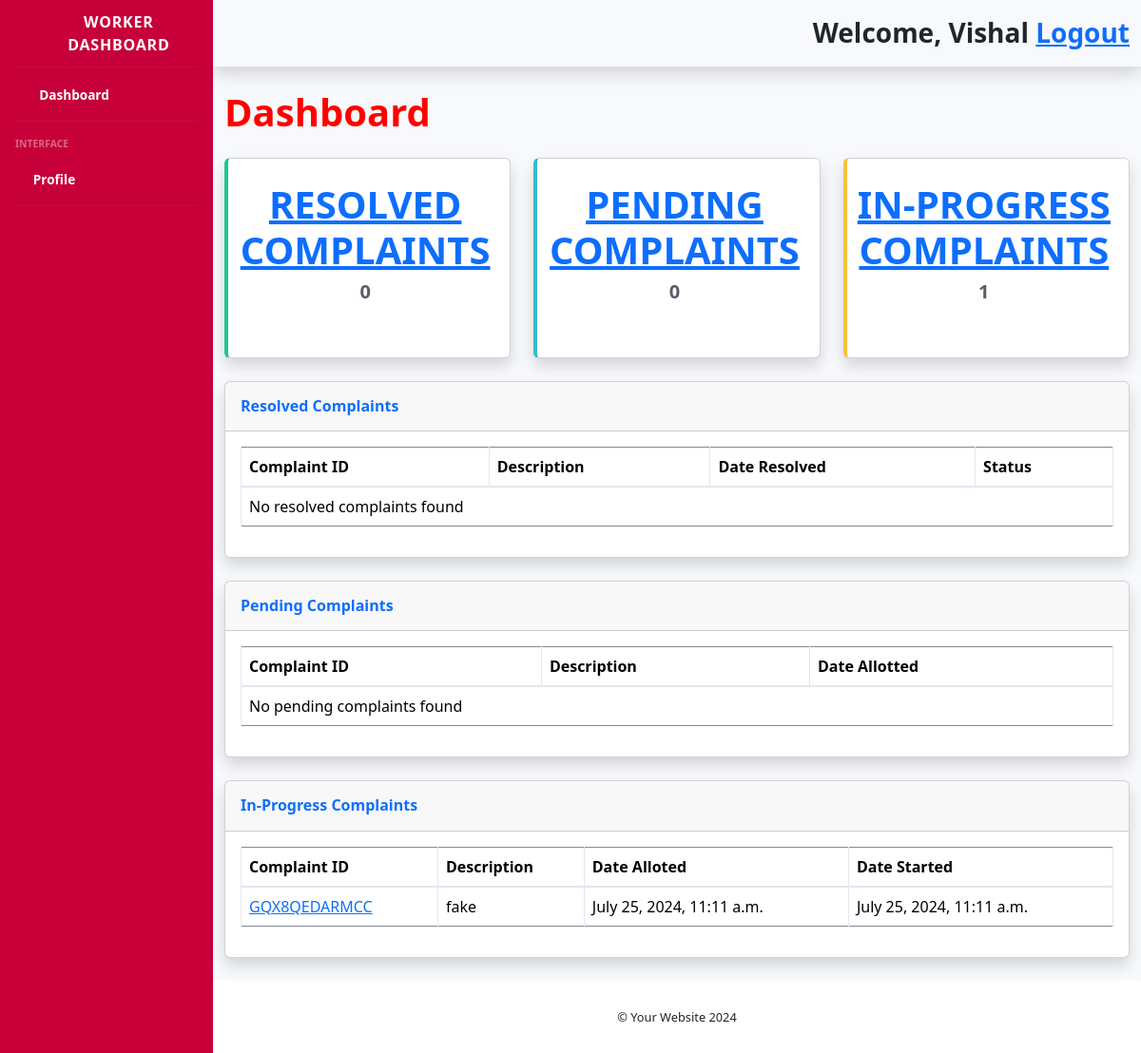
/worker_dashboard/ (signed in), run on the app's committed database.
### app1/models.py (models this page shows, shortened)
class Assign(models.Model):
    id = models.CharField(max_length=4, primary_key=True, unique=True, default=generate_id)
    name = models.CharField(max_length=20)
    email = models.EmailField(max_length=30, unique=True)
    dob = models.DateField(null=True, blank=True)
    department = models.ForeignKey('Department', on_delete=models.SET_NULL, null=True, blank=True)
    phone_number = models.CharField(max_length=13, unique=True)
    profile_picture = models.ImageField(upload_to='profile_pictures/', blank=True, null=True)
    user = models.OneToOneField(User, on_delete=models.CASCADE, related_name='assign', null=True, blank=True)
    class Meta:
        default_related_name = 'assign_users'

class Complaint(models.Model):
    STATUS_CHOICES = (
        ('Pending', 'Pending'),
        ('Accepted', 'Accepted'),
        ('Allotted', 'Allotted'),
        ('In Progress', 'In Progress'),
        ('Resolved', 'Resolved'),
        ('Rejected', 'Rejected')
    )
    RESOLUTION_CHOICES = (
        ('Normal', 'Normal (10-15 days)'),
        ('Immediate', 'Immediate (3-4 days)'),
    )
    id = models.CharField(max_length=16, primary_key=True)  # Define id field explicitly
    title = models.CharField(max_length=200)
    Email= models.EmailField(null=False, blank=False)
    Phone_number=PhoneNumberField(max_length=13,null=False, blank=False)
    description = models.TextField()
    department = models.ForeignKey(Department, on_delete=models.CASCADE)
    raised_by = models.CharField(max_length=100)
    raised_at = models.DateTimeField(auto_now_add=True)
    date_alloted = models.DateTimeField(null=True, blank=True)
    date_started = models.DateTimeField(null=True, blank=True)
    date_resolved = models.DateTimeField(null=True, blank=True)
    resolution_time = models.CharField(max_length=20, choices=RESOLUTION_CHOICES, default='Normal')
    status = models.CharField(max_length=20, choices=STATUS_CHOICES, default='Pending')
    assigned_to = models.ForeignKey('assign',on_delete=models.CASCADE, null=True, blank=True)
    image = models.FileField(upload_to='complaint_images/', null=False, blank=False, default=FileNotFoundError)

### app1/views.py (the view, shortened to what this page needs)
# urls.py: path('worker_dashboard/', views.worker_dashboard, name='worker_dashboard'),
@login_required(login_url='worker_login')
def worker_dashboard(request):
    if request.user.is_authenticated:
        try:
            current_assign = Assign.objects.get(user=request.user)
        except Assign.DoesNotExist:
            current_assign = None
        if current_assign:
            resolved_complaints = Complaint.objects.filter(assigned_to=current_assign, status='Resolved')
            pending_complaints = Complaint.objects.filter(assigned_to=current_assign, status='Allotted')
            in_progress_complaints = Complaint.objects.filter(assigned_to=current_assign, status='In Progress')
            resolved_count = resolved_complaints.count()
            pending_count = pending_complaints.count()
            in_progress_count = in_progress_complaints.count()
        context = {
            'assign': current_assign,
            'resolved_count': resolved_count,
            'pending_count': pending_count,
            'in_progress_count': in_progress_count,
            'resolved_complaints': resolved_complaints,
            'pending_complaints': pending_complaints,
            'in_progress_complaints': in_progress_complaints,
        }
        return render(request, 'worker_dashboard.html', context)
    else:
        return render(request, 'worker_login.html')

### app1/Templates/worker_dashboard.html (shortened to what this page needs)
{% load static %}
<!DOCTYPE html>
<html lang="en">
<head>
    <link href="{% static 'vendor/fontawesome-free/css/all.min.css' %}" rel="stylesheet">
    <link href="{% static 'css/sb-admin-2.min.css' %}" rel="stylesheet">
    <link href="https://cdn.jsdelivr.net/npm/bootstrap@5.3.3/dist/css/bootstrap.min.css" rel="stylesheet">
</head>
<body id="page-top">
    <div id="wrapper">
        <ul class="navbar-nav sidebar sidebar-dark accordion" id="accordionSidebar" style="background-color: #C70039;">
            <a class="sidebar-brand d-flex align-items-center justify-content-center" href="/worker/dashboard">
                <div class="sidebar-brand-icon rotate-n-15">
                    <i class="fas fa-laugh-wink"></i>
                </div>
                <div class="sidebar-brand-text mx-3">Worker Dashboard</div>
            </a>
            <hr class="sidebar-divider my-0">
            <li class="nav-item active">
                <a class="nav-link" href="/worker/dashboard">
                    <i class="fas fa-fw fa-tachometer-alt"></i>
                    <span>Dashboard</span>
                </a>
            </li>
            <hr class="sidebar-divider">
            <div class="sidebar-heading">Interface</div>
            <li class="nav-item active">
                <a class="nav-link" href="/worker_profile/">
                    <i class="fas fa-user"></i>
                    <span>Profile</span>
                </a>
            </li>
            <hr class="sidebar-divider">
        </ul>
        <div id="content-wrapper" class="d-flex flex-column">
            <div id="content">
                <nav class="navbar navbar-expand navbar-light topbar mb-4 static-top shadow">
                    <ul class="navbar-nav ml-auto">
                        <li class="nav-item">
                            <div class="container">
                                <div class="row">
                                    <div class="col">
                                        <div class="text-end">
                                            <h1 class="h3 mb-0 fw-bolder text-800 text-capitalize">Welcome, {{ assign.name }}
                                                {% if user.is_authenticated %}
                                                    <a href="{% url 'worker_logout' %}">Logout</a>
                                                {% endif %}
                                            </h1>
                                        </div>
                                    </div>
                                </div>
                            </div>
                        </li>
                    </ul>
                </nav>
                <div class="container-fluid">
                    <div class="d-sm-flex align-items-center justify-content-between mb-4" style="color: red;">
                        <h1 class="h1 mb-0 fw-bolder text-800 text-center">Dashboard</h1>
                    </div>
                    <div class="row">
                        <div class="col-xl-4 col-md-12 mb-lg-4">
                            <div class="card border-left-success shadow h-100 py-2">
                                <div class="card-body">
                                    <div class="row no-gutters align-items-center">
                                        <div class="col mr-2">
                                            <div class="h1 text-center font-weight-bold text-success text-uppercase mb-8">
                                                <a href="/worker_resolved_complaints">Resolved Complaints</a>
                                            </div>
                                            <div class="h5 mb-0 font-weight-bold text-center text-gray-800">{{ resolved_count }}</div>
                                        </div>
                                        <div class="col-auto">
                                            <i class="fas fa-check-circle fa-2x text-gray-300"></i>
                                        </div>
                                    </div>
                                </div>
                            </div>
                        </div>
                        <div class="col-xl-4 col-md-12 mb-lg-4">
                            <div class="card border-left-info shadow h-100 py-2">
                                <div class="card-body">
                                    <div class="row no-gutters align-items-center">
                                        <div class="col mr-2">
                                            <div class="h1 text-center font-weight-bold text-info text-uppercase mb-8">
                                                <a href="/worker_pending_complaints">pending complaints</a>
                                            </div>
                                            <div class="h5 mb-0 font-weight-bold text-center text-gray-800">{{ pending_count }}</div>
                                        </div>
                                        <div class="col-auto">
                                            <i class="fas fa-clipboard-list fa-2x text-gray-300"></i>
                                        </div>
                                    </div>
                                </div>
                            </div>
                        </div>
                        <div class="col-xl-4 col-md-12 mb-lg-4">
                            <div class="card border-left-warning shadow h-100 py-2">
                                <div class="card-body">
                                    <div class="row no-gutters align-items-center">
                                        <div class="col mr-2">
                                            <div class="h1 text-center font-weight-bold text-warning text-uppercase mb-8">
                                                <a href="/worker_in_progress_complaints">In-Progress Complaints</a>
                                            </div>
                                            <div class="h5 mb-0 font-weight-bold text-center text-gray-800">{{ in_progress_count }}</div>
                                        </div>
                                        <div class="col-auto">
                                            <i class="fas fa-tasks fa-2x text-gray-300"></i>
                                        </div>
                                    </div>
                                </div>
                            </div>
                        </div>
                    </div>
                    <div class="card shadow mb-4">
                        <div class="card-header py-3">
                            <h6 class="m-0 font-weight-bold text-primary">Resolved Complaints</h6>
                        </div>
                        <div class="card-body">
                            <div class="table-responsive">
                                <table class="table table-bordered" id="dataTable" width="100%" cellspacing="0">
                                    <thead>
                                        <tr>
                                            <th>Complaint ID</th>
                                            <th>Description</th>
                                            <th>Date Resolved</th>
                                            <th>Status</th>
                                        </tr>
                                    </thead>
                                    <tbody>
                                        {% for complaint in resolved_complaints %}
                                        <tr>
                                            <td><a href="{% url 'complaint_detail' complaint.id %}">{{ complaint.id }}</a></td>
                                            <td>{{ complaint.description }}</td>
                                            <td>{{ complaint.date_resolved }}</td>
                                            <td>{{ complaint.status }}</td>
                                        </tr>
                                        {% empty %}
                                        <tr>
                                            <td colspan="4">No resolved complaints found</td>
                                        </tr>
                                        {% endfor %}
                                    </tbody>
                                </table>
                            </div>
                        </div>
                    </div>
                    <div class="card shadow mb-4">
                        <div class="card-header py-3">
                            <h6 class="m-0 font-weight-bold text-primary">Pending Complaints</h6>
                        </div>
                        <div class="card-body">
                            <div class="table-responsive">
                                <table class="table table-bordered" id="dataTable" width="100%" cellspacing="0">
                                    <thead>
                                        <tr>
                                            <th>Complaint ID</th>
                                            <th>Description</th>
                                            <th>Date Allotted</th>
                                        </tr>
                                    </thead>
                                    <tbody>
                                        {% for complaint in pending_complaints %}
                                        <tr>
                                            <td><a href="{% url 'complaint_detail' complaint.id %}">{{ complaint.id }}</a></td>
                                            <td>{{ complaint.description }}</td>
                                            <td>{{ complaint.date_alloted }}</td>
                                        </tr>
                                        {% empty %}
                                        <tr>
                                            <td colspan="3">No pending complaints found</td>
                                        </tr>
                                        {% endfor %}
                                    </tbody>
                                </table>
                            </div>
                        </div>
                    </div>
                    <div class="card shadow mb-4">
                        <div class="card-header py-3">
                            <h6 class="m-0 font-weight-bold text-primary">In-Progress Complaints</h6>
                        </div>
                        <div class="card-body">
                            <div class="table-responsive">
                                <table class="table table-bordered" id="dataTable" width="100%" cellspacing="0">
                                    <thead>
                                        <tr>
                                            <th>Complaint ID</th>
                                            <th>Description</th>
                                            <th>Date Alloted</th>
                                            <th>Date Started</th>
                                        </tr>
                                    </thead>
                                    <tbody>
                                        {% for complaint in in_progress_complaints %}
                                        <tr>
                                            <td><a href="{% url 'complaint_detail' complaint.id %}">{{ complaint.id }}</a></td>
                                            <td>{{ complaint.description }}</td>
                                            <td>{{ complaint.date_alloted }}</td>
                                            <td>{{ complaint.date_started }}</td>
                                        </tr>
                                        {% empty %}
                                        <tr>
                                            <td colspan="4">No in-progress complaints found</td>
                                        </tr>
                                        {% endfor %}
                                    </tbody>
                                </table>
                            </div>
                        </div>
                    </div>
                </div>
                <footer class="sticky-footer bg-white">
                    <div class="container my-auto">
                        <div class="copyright text-center my-auto">
                            <span>&copy; Your Website 2024</span>
                        </div>
                    </div>
                </footer>
            </div>
        </div>
    </div>
</body>
</html>

### data on the page
Assign: name "Vishal"
Complaint: id "GQX8QEDARMCC", description "fake", date_alloted "July 25, 2024, 11:11 a.m.", date_started "July 25, 2024, 11:11 a.m."

### other printed values
{{ resolved_count }} "0"
{{ pending_count }} "0"
{{ in_progress_count }} "1"
